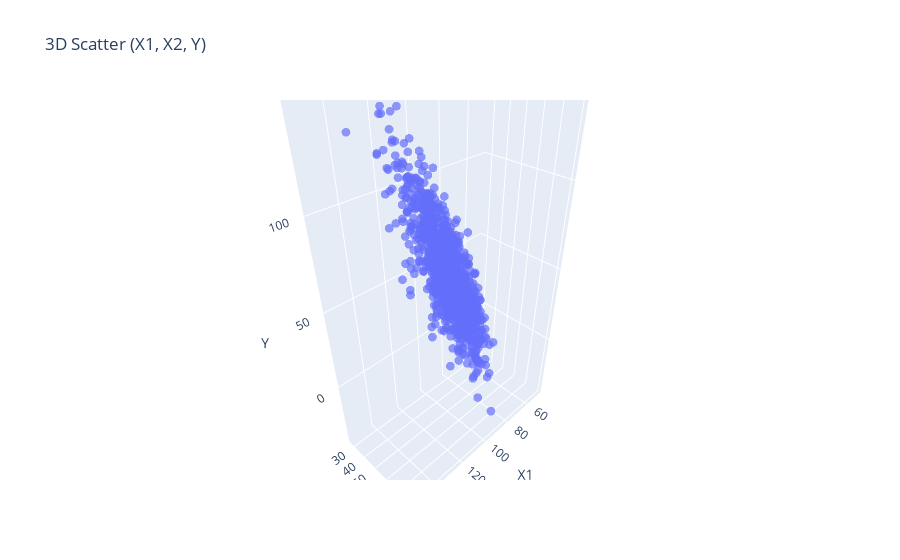

The cell this chart's notebook holds for it:
### Code cell
# --- 2) 3D scatter plot (plotly) ---

import plotly.express as px

fig = px.scatter_3d(
    complete_df,
    x="X1", y="X2", z="Y",
    title="3D Scatter (X1, X2, Y)",
    opacity=0.7
)
fig.update_traces(marker=dict(size=3))
fig.update_layout(scene=dict(
    xaxis_title="X1",
    yaxis_title="X2",
    zaxis_title="Y"
))
fig.show()

### Figure 1 — Plotly figure (JSON) as saved in the notebook; plotly's stock layout.template omitted (floating-point values rounded to 4 significant figures; data arrays with more than 128 entries replaced by an {"elided": "..."} marker saying what was removed)
{"data": [{"hovertemplate": "X1=%{x}<br>X2=%{y}<br>Y=%{z}<extra></extra>", "legendgroup": "", "marker": {"color": "#636efa", "opacity": 0.7, "size": 3, "symbol": "circle"}, "mode": "markers", "name": "", "scene": "scene", "showlegend": false, "type": "scatter3d", "x": {"elided": "1000 float values"}, "y": {"elided": "1000 float values"}, "z": {"elided": "1000 float values"}}], "layout": {"legend": {"tracegroupgap": 0}, "scene": {"domain": {"x": [0, 1], "y": [0, 1]}, "xaxis": {"title": {"text": "X1"}}, "yaxis": {"title": {"text": "X2"}}, "zaxis": {"title": {"text": "Y"}}}, "title": {"text": "3D Scatter (X1, X2, Y)"}}}
